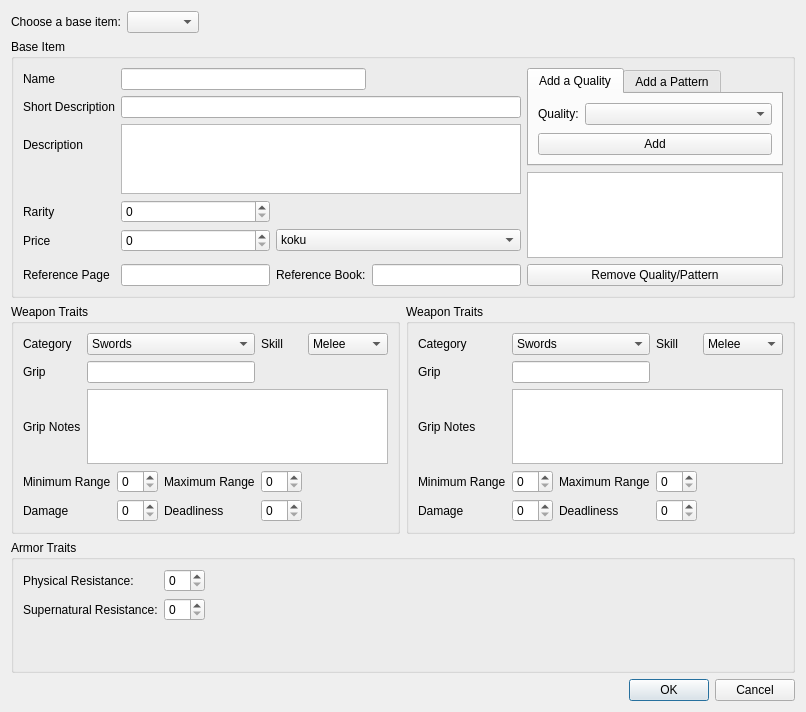
<?xml version="1.0" encoding="UTF-8"?>
<ui version="4.0">
 <class>AddItemDialog</class>
 <widget class="QDialog" name="AddItemDialog">
  <property name="geometry">
   <rect>
    <x>0</x>
    <y>0</y>
    <width>749</width>
    <height>663</height>
   </rect>
  </property>
  <property name="sizePolicy">
   <sizepolicy hsizetype="Preferred" vsizetype="Preferred">
    <horstretch>0</horstretch>
    <verstretch>0</verstretch>
   </sizepolicy>
  </property>
  <property name="windowTitle">
   <string>Add Item</string>
  </property>
  <layout class="QVBoxLayout" name="verticalLayout_3">
   <item>
    <layout class="QHBoxLayout" name="horizontalLayout_2">
     <item>
      <widget class="QLabel" name="label_28">
       <property name="text">
        <string>Choose a base item:</string>
       </property>
      </widget>
     </item>
     <item>
      <widget class="QComboBox" name="itemtemplate_combobox"/>
     </item>
     <item>
      <spacer name="horizontalSpacer_4">
       <property name="orientation">
        <enum>Qt::Horizontal</enum>
       </property>
       <property name="sizeHint" stdset="0">
        <size>
         <width>40</width>
         <height>20</height>
        </size>
       </property>
      </spacer>
     </item>
    </layout>
   </item>
   <item>
    <widget class="QGroupBox" name="groupBox">
     <property name="title">
      <string>Base Item</string>
     </property>
     <layout class="QGridLayout" name="gridLayout">
      <item row="0" column="0">
       <widget class="QLabel" name="label">
        <property name="text">
         <string>Name</string>
        </property>
       </widget>
      </item>
      <item row="0" column="4" rowspan="3">
       <widget class="QTabWidget" name="tabWidget">
        <property name="currentIndex">
         <number>0</number>
        </property>
        <widget class="QWidget" name="tab">
         <attribute name="title">
          <string>Add a Quality</string>
         </attribute>
         <layout class="QVBoxLayout" name="verticalLayout_2">
          <item>
           <layout class="QFormLayout" name="formLayout">
            <item row="0" column="0">
             <widget class="QLabel" name="label_19">
              <property name="text">
               <string>Quality:</string>
              </property>
             </widget>
            </item>
            <item row="0" column="1">
             <widget class="QComboBox" name="qual_comboBox"/>
            </item>
           </layout>
          </item>
          <item>
           <widget class="QPushButton" name="qual_add_pushButton">
            <property name="text">
             <string>Add</string>
            </property>
           </widget>
          </item>
         </layout>
        </widget>
        <widget class="QWidget" name="tab_2">
         <attribute name="title">
          <string>Add a Pattern</string>
         </attribute>
         <layout class="QVBoxLayout" name="verticalLayout">
          <item>
           <layout class="QFormLayout" name="formLayout_3">
            <item row="0" column="0">
             <widget class="QLabel" name="label_30">
              <property name="text">
               <string>Pattern:</string>
              </property>
             </widget>
            </item>
            <item row="0" column="1">
             <widget class="QComboBox" name="pattern_comboBox"/>
            </item>
           </layout>
          </item>
          <item>
           <widget class="QPushButton" name="pattern_add_pushButton">
            <property name="text">
             <string>Add</string>
            </property>
           </widget>
          </item>
         </layout>
        </widget>
       </widget>
      </item>
      <item row="1" column="0">
       <widget class="QLabel" name="label_3">
        <property name="text">
         <string>Short Description</string>
        </property>
       </widget>
      </item>
      <item row="2" column="0">
       <widget class="QLabel" name="label_2">
        <property name="text">
         <string>Description</string>
        </property>
       </widget>
      </item>
      <item row="2" column="1" rowspan="2" colspan="3">
       <widget class="QTextEdit" name="desc_textEdit"/>
      </item>
      <item row="3" column="4" rowspan="4">
       <widget class="QListView" name="qual_listView"/>
      </item>
      <item row="4" column="0">
       <widget class="QLabel" name="label_8">
        <property name="text">
         <string>Rarity</string>
        </property>
       </widget>
      </item>
      <item row="4" column="1">
       <widget class="QSpinBox" name="rarity_spinBox"/>
      </item>
      <item row="5" column="0">
       <widget class="QLabel" name="label_6">
        <property name="text">
         <string>Price</string>
        </property>
       </widget>
      </item>
      <item row="5" column="1">
       <widget class="QSpinBox" name="price_spinbox"/>
      </item>
      <item row="7" column="0">
       <widget class="QLabel" name="label_5">
        <property name="text">
         <string>Reference Page</string>
        </property>
       </widget>
      </item>
      <item row="7" column="1">
       <widget class="QLineEdit" name="page_lineEdit"/>
      </item>
      <item row="7" column="2">
       <widget class="QLabel" name="label_4">
        <property name="text">
         <string>Reference Book:</string>
        </property>
       </widget>
      </item>
      <item row="7" column="3">
       <widget class="QLineEdit" name="book_lineEdit"/>
      </item>
      <item row="7" column="4">
       <widget class="QPushButton" name="qual_rem_pushButton">
        <property name="text">
         <string>Remove Quality/Pattern</string>
        </property>
       </widget>
      </item>
      <item row="0" column="1" colspan="2">
       <widget class="QLineEdit" name="itemname_lineEdit"/>
      </item>
      <item row="1" column="1" colspan="3">
       <widget class="QLineEdit" name="shortdesc_lineEdit"/>
      </item>
      <item row="5" column="2" colspan="2">
       <widget class="QComboBox" name="unit_comboBox">
        <item>
         <property name="text">
          <string>koku</string>
         </property>
        </item>
        <item>
         <property name="text">
          <string>zeni</string>
         </property>
        </item>
        <item>
         <property name="text">
          <string>bu</string>
         </property>
        </item>
       </widget>
      </item>
     </layout>
    </widget>
   </item>
   <item>
    <layout class="QHBoxLayout" name="horizontalLayout_3">
     <item>
      <widget class="QGroupBox" name="weap_1_groupBox">
       <property name="sizePolicy">
        <sizepolicy hsizetype="Expanding" vsizetype="Minimum">
         <horstretch>0</horstretch>
         <verstretch>0</verstretch>
        </sizepolicy>
       </property>
       <property name="title">
        <string>Weapon Traits</string>
       </property>
       <layout class="QGridLayout" name="gridLayout_4">
        <item row="0" column="0">
         <widget class="QLabel" name="label_9">
          <property name="text">
           <string>Category</string>
          </property>
         </widget>
        </item>
        <item row="0" column="1" colspan="3">
         <widget class="QComboBox" name="grip1_category_comboBox">
          <item>
           <property name="text">
            <string>Swords</string>
           </property>
          </item>
          <item>
           <property name="text">
            <string>Axes</string>
           </property>
          </item>
          <item>
           <property name="text">
            <string>Blunt Weapons</string>
           </property>
          </item>
          <item>
           <property name="text">
            <string>Hand Weapons</string>
           </property>
          </item>
          <item>
           <property name="text">
            <string>Polearms</string>
           </property>
          </item>
          <item>
           <property name="text">
            <string>Bows</string>
           </property>
          </item>
          <item>
           <property name="text">
            <string>Crossbows</string>
           </property>
          </item>
          <item>
           <property name="text">
            <string>Specialist Weapons</string>
           </property>
          </item>
          <item>
           <property name="text">
            <string>Other</string>
           </property>
          </item>
         </widget>
        </item>
        <item row="0" column="4">
         <widget class="QLabel" name="label_10">
          <property name="text">
           <string>Skill</string>
          </property>
         </widget>
        </item>
        <item row="0" column="5">
         <widget class="QComboBox" name="grip1_skill_comboBox">
          <item>
           <property name="text">
            <string>Melee</string>
           </property>
          </item>
          <item>
           <property name="text">
            <string>Ranged</string>
           </property>
          </item>
          <item>
           <property name="text">
            <string>Unarmed</string>
           </property>
          </item>
         </widget>
        </item>
        <item row="1" column="0">
         <widget class="QLabel" name="label_11">
          <property name="text">
           <string>Grip</string>
          </property>
         </widget>
        </item>
        <item row="1" column="4" colspan="2">
         <spacer name="horizontalSpacer">
          <property name="orientation">
           <enum>Qt::Horizontal</enum>
          </property>
          <property name="sizeHint" stdset="0">
           <size>
            <width>109</width>
            <height>20</height>
           </size>
          </property>
         </spacer>
        </item>
        <item row="2" column="0">
         <widget class="QLabel" name="label_16">
          <property name="text">
           <string>Grip Notes</string>
          </property>
         </widget>
        </item>
        <item row="2" column="1" colspan="5">
         <widget class="QTextEdit" name="grip1_notes_textEdit">
          <property name="sizePolicy">
           <sizepolicy hsizetype="Expanding" vsizetype="Minimum">
            <horstretch>0</horstretch>
            <verstretch>0</verstretch>
           </sizepolicy>
          </property>
          <property name="maximumSize">
           <size>
            <width>16777215</width>
            <height>75</height>
           </size>
          </property>
         </widget>
        </item>
        <item row="3" column="0" colspan="2">
         <widget class="QLabel" name="label_12">
          <property name="text">
           <string>Minimum Range</string>
          </property>
         </widget>
        </item>
        <item row="3" column="2">
         <widget class="QSpinBox" name="grip1_minrange_spinBox"/>
        </item>
        <item row="3" column="3">
         <widget class="QLabel" name="label_13">
          <property name="text">
           <string>Maximum Range</string>
          </property>
         </widget>
        </item>
        <item row="3" column="4">
         <widget class="QSpinBox" name="grip1_maxrange_spinBox"/>
        </item>
        <item row="4" column="0">
         <widget class="QLabel" name="label_14">
          <property name="text">
           <string>Damage</string>
          </property>
         </widget>
        </item>
        <item row="4" column="2">
         <widget class="QSpinBox" name="grip1_dam_spinBox"/>
        </item>
        <item row="4" column="3">
         <widget class="QLabel" name="label_15">
          <property name="text">
           <string>Deadliness</string>
          </property>
         </widget>
        </item>
        <item row="4" column="4">
         <widget class="QSpinBox" name="grip1_dls_spinBox"/>
        </item>
        <item row="1" column="1" colspan="3">
         <widget class="QLineEdit" name="grip1_lineEdit"/>
        </item>
       </layout>
      </widget>
     </item>
     <item>
      <widget class="QGroupBox" name="weap_2_groupBox">
       <property name="sizePolicy">
        <sizepolicy hsizetype="Expanding" vsizetype="Minimum">
         <horstretch>0</horstretch>
         <verstretch>0</verstretch>
        </sizepolicy>
       </property>
       <property name="title">
        <string>Weapon Traits</string>
       </property>
       <layout class="QGridLayout" name="gridLayout_2">
        <item row="6" column="0">
         <widget class="QLabel" name="label_25">
          <property name="text">
           <string>Damage</string>
          </property>
         </widget>
        </item>
        <item row="0" column="1" colspan="2">
         <widget class="QComboBox" name="grip2_category_comboBox">
          <item>
           <property name="text">
            <string>Swords</string>
           </property>
          </item>
          <item>
           <property name="text">
            <string>Axes</string>
           </property>
          </item>
          <item>
           <property name="text">
            <string>Blunt Weapons</string>
           </property>
          </item>
          <item>
           <property name="text">
            <string>Hand Weapons</string>
           </property>
          </item>
          <item>
           <property name="text">
            <string>Polearms</string>
           </property>
          </item>
          <item>
           <property name="text">
            <string>Bows</string>
           </property>
          </item>
          <item>
           <property name="text">
            <string>Crossbows</string>
           </property>
          </item>
          <item>
           <property name="text">
            <string>Specialist Weapons</string>
           </property>
          </item>
          <item>
           <property name="text">
            <string>Other</string>
           </property>
          </item>
         </widget>
        </item>
        <item row="2" column="0">
         <widget class="QLabel" name="label_22">
          <property name="text">
           <string>Grip</string>
          </property>
         </widget>
        </item>
        <item row="3" column="0">
         <widget class="QLabel" name="label_23">
          <property name="text">
           <string>Grip Notes</string>
          </property>
         </widget>
        </item>
        <item row="0" column="3">
         <widget class="QLabel" name="label_21">
          <property name="text">
           <string>Skill</string>
          </property>
         </widget>
        </item>
        <item row="5" column="0">
         <widget class="QLabel" name="label_24">
          <property name="text">
           <string>Minimum Range</string>
          </property>
         </widget>
        </item>
        <item row="0" column="0">
         <widget class="QLabel" name="label_20">
          <property name="text">
           <string>Category</string>
          </property>
         </widget>
        </item>
        <item row="6" column="2">
         <widget class="QLabel" name="label_26">
          <property name="text">
           <string>Deadliness</string>
          </property>
         </widget>
        </item>
        <item row="5" column="3">
         <widget class="QSpinBox" name="grip2_maxrange_spinBox"/>
        </item>
        <item row="6" column="3">
         <widget class="QSpinBox" name="grip2_dls_spinBox"/>
        </item>
        <item row="5" column="2">
         <widget class="QLabel" name="label_27">
          <property name="text">
           <string>Maximum Range</string>
          </property>
         </widget>
        </item>
        <item row="5" column="1">
         <widget class="QSpinBox" name="grip2_minrange_spinBox"/>
        </item>
        <item row="6" column="1">
         <widget class="QSpinBox" name="grip2_dam_spinBox"/>
        </item>
        <item row="0" column="4" colspan="3">
         <widget class="QComboBox" name="grip2_skill_comboBox">
          <item>
           <property name="text">
            <string>Melee</string>
           </property>
          </item>
          <item>
           <property name="text">
            <string>Ranged</string>
           </property>
          </item>
          <item>
           <property name="text">
            <string>Unarmed</string>
           </property>
          </item>
         </widget>
        </item>
        <item row="2" column="3" colspan="4">
         <spacer name="horizontalSpacer_3">
          <property name="orientation">
           <enum>Qt::Horizontal</enum>
          </property>
          <property name="sizeHint" stdset="0">
           <size>
            <width>118</width>
            <height>20</height>
           </size>
          </property>
         </spacer>
        </item>
        <item row="3" column="1" colspan="6">
         <widget class="QTextEdit" name="grip2_notes_textEdit">
          <property name="sizePolicy">
           <sizepolicy hsizetype="Expanding" vsizetype="Minimum">
            <horstretch>0</horstretch>
            <verstretch>0</verstretch>
           </sizepolicy>
          </property>
          <property name="maximumSize">
           <size>
            <width>16777215</width>
            <height>75</height>
           </size>
          </property>
         </widget>
        </item>
        <item row="2" column="1" colspan="2">
         <widget class="QLineEdit" name="grip2_lineEdit"/>
        </item>
       </layout>
      </widget>
     </item>
    </layout>
   </item>
   <item>
    <widget class="QGroupBox" name="armor_groupBox">
     <property name="sizePolicy">
      <sizepolicy hsizetype="Minimum" vsizetype="Minimum">
       <horstretch>0</horstretch>
       <verstretch>0</verstretch>
      </sizepolicy>
     </property>
     <property name="title">
      <string>Armor Traits</string>
     </property>
     <layout class="QGridLayout" name="gridLayout_3">
      <item row="2" column="0">
       <spacer name="verticalSpacer">
        <property name="orientation">
         <enum>Qt::Vertical</enum>
        </property>
        <property name="sizeHint" stdset="0">
         <size>
          <width>20</width>
          <height>40</height>
         </size>
        </property>
       </spacer>
      </item>
      <item row="0" column="1">
       <widget class="QSpinBox" name="armor_phys_spinBox"/>
      </item>
      <item row="1" column="1">
       <widget class="QSpinBox" name="armor_supernatural_spinBox"/>
      </item>
      <item row="0" column="0">
       <widget class="QLabel" name="label_17">
        <property name="sizePolicy">
         <sizepolicy hsizetype="Preferred" vsizetype="Minimum">
          <horstretch>0</horstretch>
          <verstretch>0</verstretch>
         </sizepolicy>
        </property>
        <property name="text">
         <string>Physical Resistance:</string>
        </property>
       </widget>
      </item>
      <item row="1" column="0">
       <widget class="QLabel" name="label_18">
        <property name="sizePolicy">
         <sizepolicy hsizetype="Preferred" vsizetype="Minimum">
          <horstretch>0</horstretch>
          <verstretch>0</verstretch>
         </sizepolicy>
        </property>
        <property name="text">
         <string>Supernatural Resistance:</string>
        </property>
       </widget>
      </item>
      <item row="0" column="2">
       <spacer name="horizontalSpacer_2">
        <property name="orientation">
         <enum>Qt::Horizontal</enum>
        </property>
        <property name="sizeHint" stdset="0">
         <size>
          <width>40</width>
          <height>20</height>
         </size>
        </property>
       </spacer>
      </item>
     </layout>
    </widget>
   </item>
   <item>
    <widget class="QDialogButtonBox" name="buttonBox">
     <property name="orientation">
      <enum>Qt::Horizontal</enum>
     </property>
     <property name="standardButtons">
      <set>QDialogButtonBox::Cancel|QDialogButtonBox::Ok</set>
     </property>
    </widget>
   </item>
  </layout>
 </widget>
 <resources/>
 <connections>
  <connection>
   <sender>buttonBox</sender>
   <signal>accepted()</signal>
   <receiver>AddItemDialog</receiver>
   <slot>accept()</slot>
   <hints>
    <hint type="sourcelabel">
     <x>248</x>
     <y>254</y>
    </hint>
    <hint type="destinationlabel">
     <x>157</x>
     <y>274</y>
    </hint>
   </hints>
  </connection>
  <connection>
   <sender>buttonBox</sender>
   <signal>rejected()</signal>
   <receiver>AddItemDialog</receiver>
   <slot>reject()</slot>
   <hints>
    <hint type="sourcelabel">
     <x>316</x>
     <y>260</y>
    </hint>
    <hint type="destinationlabel">
     <x>286</x>
     <y>274</y>
    </hint>
   </hints>
  </connection>
 </connections>
</ui>
